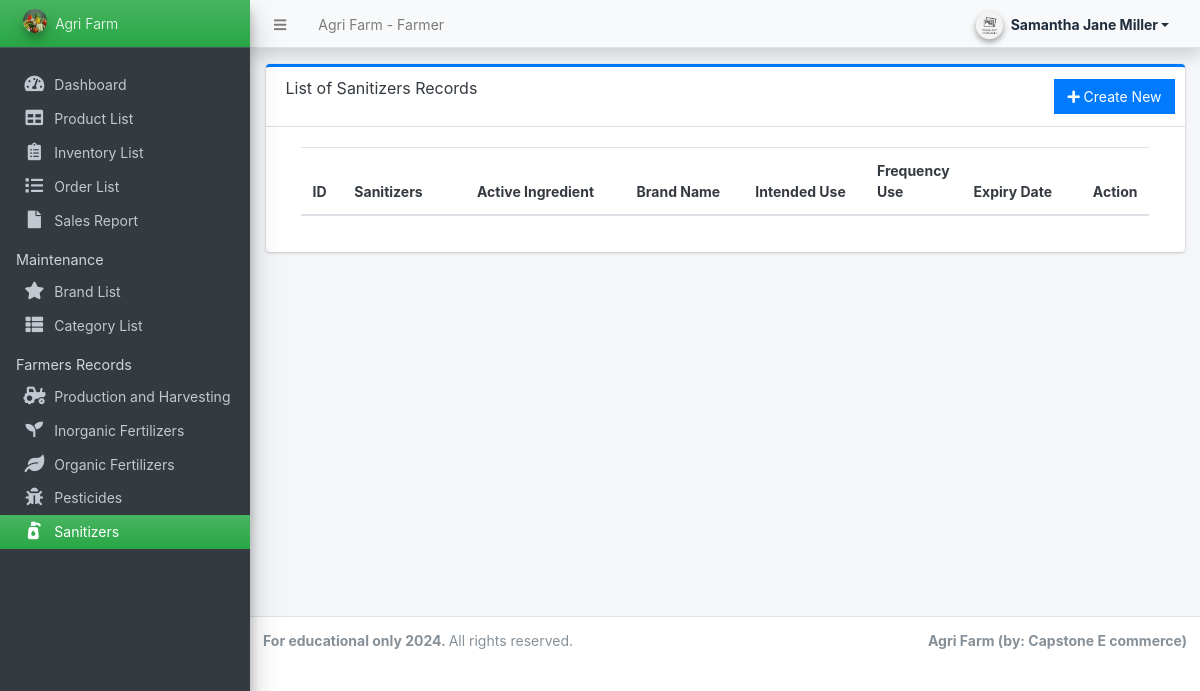
Before: /farmer/?page=farmer_records/sanitizers (signed in) with the older database file.
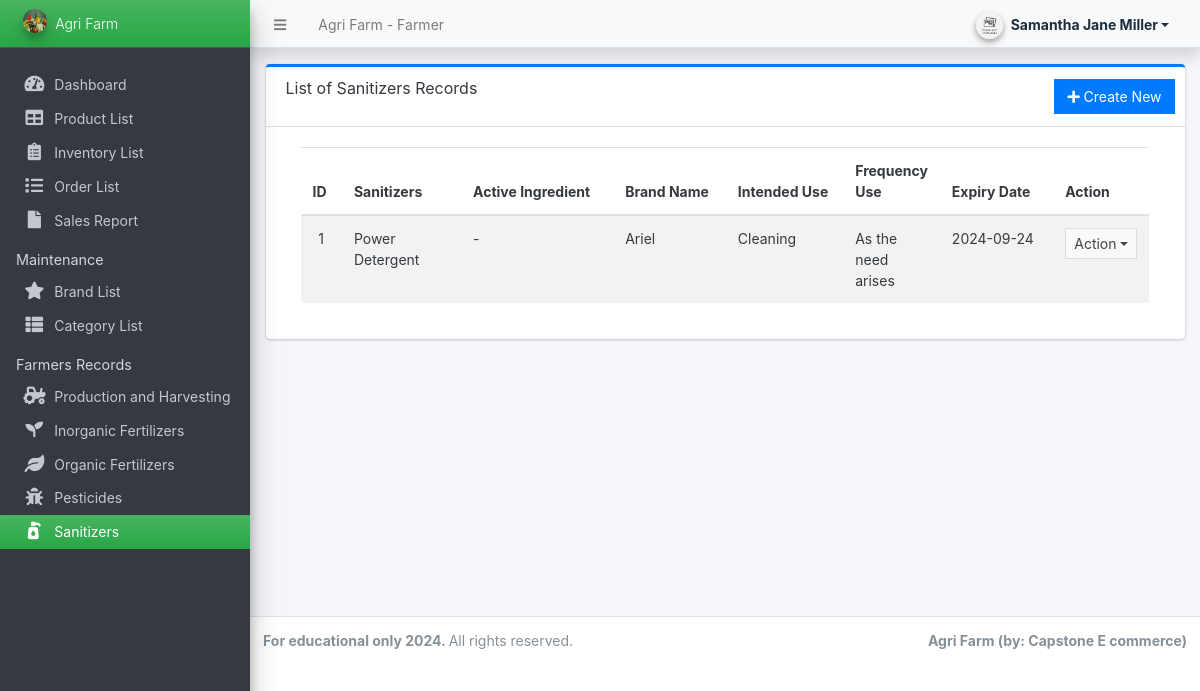
After: the same page with the newer database file.
### tables this page shows
CREATE TABLE `sanitizers` (
  `id` int(11) NOT NULL,
  `user_id` int(11) NOT NULL,
  `sanitizer_name` varchar(255) NOT NULL,
  `active_ingredient` varchar(255) NOT NULL,
  `brand_name` varchar(255) NOT NULL,
  `intended_use` varchar(255) NOT NULL,
  `frequency` varchar(255) NOT NULL,
  `expiry_date` date NOT NULL,
  `delete_flag` tinyint(1) NOT NULL DEFAULT 0
);

### farmer/farmer_records/sanitizers.php (the view, shortened to what this page needs)
<div class="card card-outline card-primary">
    <div class="card-header">
        <h3 class="card-title">List of Sanitizers Records</h3>
        <div class="card-tools">
            <a href="javascript:void(0)" id="create_new" class="btn btn-flat btn-primary"><span class="fas fa-plus"></span> Create New</a>
        </div>
    </div>
    <div class="card-body">
        <div class="container-fluid">
            <div class="container-fluid">
                <table class="table table-hover table-striped">
                    <colgroup>
                        <col width="5%">
                        <col width="15%">
                        <col width="20%">
                        <col width="15%">
                        <col width="15%">
                        <col width="10%">
                        <col width="15%">
                        <col width="15%">
                        <col width="10%">
                    </colgroup>
                    <thead>
                        <tr>
                            <th>ID</th>
                            <th>Sanitizers</th>
                            <th>Active Ingredient</th>
                            <th>Brand Name</th>
                            <th>Intended Use</th>
                            <th>Frequency Use</th>
                            <th>Expiry Date</th>
                            <th>Action</th>
                        </tr>
                    </thead>
                    <tbody>
                        <?php
                        $i = 1;
                        $user_id = isset($_SESSION['userdata']['id']) ? $_SESSION['userdata']['id'] : null;
                        $qry = $conn->query("SELECT * FROM `sanitizers` where  `user_id` = {$user_id} AND delete_flag = 0  ORDER BY `id` DESC");
                        while ($row = $qry->fetch_assoc()):
                        ?>
                            <tr>
                                <td class="text-center"><?php echo $i++; ?></td>
                                <td><?php echo htmlspecialchars($row['sanitizer_name']); ?></td>
                                <td><?php echo htmlspecialchars($row['active_ingredient']); ?></td>
                                <td><?php echo htmlspecialchars($row['brand_name']); ?></td>
                                <td><?php echo htmlspecialchars($row['intended_use']); ?></td>
                                <td><?php echo htmlspecialchars($row['frequency']); ?></td>
                                <td><?php echo htmlspecialchars($row['expiry_date']); ?></td>
                                <td align="center">
                                    <button type="button" class="btn btn-flat btn-default btn-sm dropdown-toggle dropdown-icon" data-toggle="dropdown">
                                        Action
                                    </button>
                                </td>
                            </tr>
                        <?php endwhile; ?>
                    </tbody>
                </table>
            </div>
        </div>
    </div>
</div>

Changed rows visible on the page:
now on this page (row edited): sanitizers: sanitizer_name "Power Detergent", active_ingredient "-", brand_name "Ariel", intended_use "Cleaning", frequency "As the need arises", expiry_date "2024-09-24"
